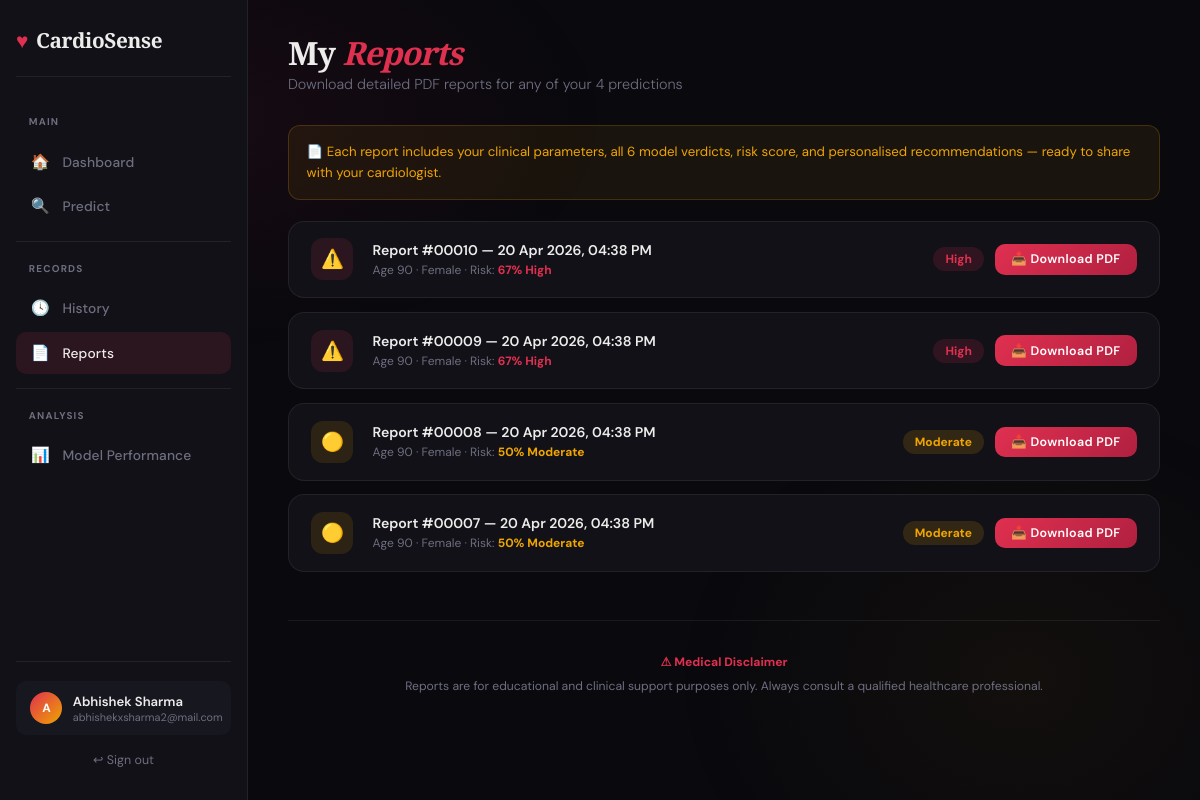
The page /reports (signed in) on the database its author committed.
### app.py (models this page shows)
class Prediction(db.Model):
    id           = db.Column(db.Integer, primary_key=True)
    user_id      = db.Column(db.Integer, db.ForeignKey('user.id'), nullable=False)
    created_at   = db.Column(db.DateTime, default=datetime.utcnow)
    age          = db.Column(db.Integer)
    sex          = db.Column(db.Integer)
    chestpain    = db.Column(db.Integer)
    rbp          = db.Column(db.Integer)
    cholesterol  = db.Column(db.Integer)
    fasting_bs   = db.Column(db.Integer)
    ecg          = db.Column(db.Integer)
    max_hr       = db.Column(db.Integer)
    angina       = db.Column(db.Integer)
    oldpeak      = db.Column(db.Float)
    st_slope     = db.Column(db.Integer)
    risk_pct     = db.Column(db.Integer)
    risk_label   = db.Column(db.String(20))
    results_json = db.Column(db.Text)

### app.py (the view)
@app.route('/reports')
@login_required
def reports():
    preds = Prediction.query.filter_by(user_id=session['user_id'])\
                            .order_by(Prediction.created_at.desc()).all()
    return render_template('reports.html', predictions=preds, name=session['name'])

### app.py (called while the page is built)
def login_required(f):
    @wraps(f)
    def decorated(*args, **kwargs):
        if 'user_id' not in session:
            return redirect(url_for('login'))
        return f(*args, **kwargs)
    return decorated

### templates/reports.html (shortened to what this page needs)
{% extends "base.html" %}
{% block content %}
<div class="page-header">
  <h1>My <em>Reports</em></h1>
  <p>Download detailed PDF reports for any of your {{ predictions|length }} prediction{{ 's' if predictions|length != 1 else '' }}</p>
</div>
{% if predictions %}
<div class="info-box">
  📄 Each report includes your clinical parameters, all 6 model verdicts, risk score, and personalised recommendations — ready to share with your cardiologist.
</div>
<div class="reports-grid">
{% for p in predictions %}
<div class="report-row">
  <div class="rep-icon rep-icon-{{ p.risk_label }}">
    {{ '⚠️' if p.risk_label=='high' else ('🟡' if p.risk_label=='moderate' else '✅') }}
  </div>
  <div class="rep-info">
    <h4>Report #{{ '%05d' % p.id }} — {{ p.created_at.strftime('%d %b %Y, %I:%M %p') }}</h4>
    <p>Age {{ p.age }} · {{ 'Male' if p.sex==0 else 'Female' }} · Risk: <strong style="color:{{ '#e03050' if p.risk_label=='high' else ('#f0a500' if p.risk_label=='moderate' else '#22c55e') }}">{{ p.risk_pct }}% {{ p.risk_label|capitalize }}</strong></p>
  </div>
  <div class="rep-right">
    <span class="risk-badge risk-{{ p.risk_label }}">{{ p.risk_label|capitalize }}</span>
    <a href="/api/report/{{ p.id }}" class="btn btn-primary btn-sm">📥 Download PDF</a>
  </div>
</div>
{% endfor %}
</div>
{% endif %}
<div class="disclaimer">
  <strong>⚠ Medical Disclaimer</strong><br>
  Reports are for educational and clinical support purposes only. Always consult a qualified healthcare professional.
</div>
{% endblock %}

### templates/base.html (style rules this page uses)
:root { --bg:#09090e; --surface:#111117; --surface2:#17171f; --border:rgba(255,255,255,0.07); --accent:#e03050; --gold:#f0a500; --text:#eeeceb; --muted:#6e6e80; --success:#22c55e; --warn:#f0a500; --glow:0 0 40px rgba(224,48,80,0.1); --radius:16px; }
*,*::before,*::after { box-sizing:border-box;margin:0;padding:0 }
html { scroll-behavior:smooth }
body { background:var(--bg);color:var(--text);font-family:'DM Sans',sans-serif;min-height:100vh;overflow-x:hidden }
body::before { content:'';position:fixed;inset:0;background:radial-gradient(ellipse 55% 45% at 15% 15%,rgba(224,48,80,.07) 0%,transparent 65%),radial-gradient(ellipse 45% 55% at 85% 85%,rgba(240,165,0,.045) 0%,transparent 65%);pointer-events:none;z-index:0 }
.page-header { margin-bottom:2rem }
.page-header h1 { font-family:'Playfair Display',serif;font-size:2rem;font-weight:900;letter-spacing:-.03em;line-height:1.1;margin-bottom:.3rem }
.page-header h1 em { font-style:italic;color:var(--accent) }
.page-header p { color:var(--muted);font-size:.9rem;font-weight:300 }
.btn { display:inline-flex;align-items:center;justify-content:center;gap:.5rem;padding:.72rem 1.6rem;border-radius:10px;font-family:'DM Sans',sans-serif;font-size:.88rem;font-weight:600;letter-spacing:.03em;cursor:pointer;border:none;transition:transform .2s,box-shadow .2s,opacity .2s;text-decoration:none }
.btn-primary { background:linear-gradient(135deg,var(--accent) 0%,#b02040 100%);color:#fff }
.btn-sm { padding:.45rem 1rem;font-size:.78rem }
.risk-badge { display:inline-flex;align-items:center;gap:.35rem;padding:.25rem .75rem;border-radius:50px;font-size:.75rem;font-weight:700 }
.risk-high { background:rgba(224,48,80,.15);color:var(--accent) }
.risk-moderate { background:rgba(240,165,0,.15);color:var(--gold) }
.disclaimer { text-align:center;padding:1.8rem;color:var(--muted);font-size:.76rem;border-top:1px solid var(--border);margin-top:3rem;line-height:2 }
.disclaimer strong { color:var(--accent) }

### templates/reports.html (style rules this page uses)
.reports-grid { display:grid;gap:.85rem }
.report-row { background:var(--surface);border:1px solid var(--border);border-radius:var(--radius);padding:1.05rem 1.4rem;display:flex;align-items:center;gap:1.2rem;transition:border-color .25s }
.rep-icon { width:42px;height:42px;border-radius:12px;display:flex;align-items:center;justify-content:center;font-size:1.15rem;flex-shrink:0 }
.rep-icon-high { background:rgba(224,48,80,.12) }
.rep-icon-moderate { background:rgba(240,165,0,.12) }
.rep-info { flex:1;min-width:0 }
.rep-info h4 { font-size:.88rem;font-weight:600;margin-bottom:.18rem }
.rep-info p { font-size:.75rem;color:var(--muted) }
.rep-right { display:flex;align-items:center;gap:.7rem;flex-shrink:0 }
.info-box { background:rgba(240,165,0,.07);border:1px solid rgba(240,165,0,.2);border-radius:12px;padding:.9rem 1.1rem;display:flex;align-items:flex-start;gap:.7rem;margin-bottom:1.3rem;font-size:.83rem;color:var(--gold);line-height:1.65 }

### rows shown on the page
Prediction: risk_label "⚠️", id "00010", created_at "20 Apr 2026, 04:38 PM", age "90", sex "Female", risk_pct "67", risk_label "High"
Prediction: risk_label "⚠️", id "00009", created_at "20 Apr 2026, 04:38 PM", age "90", sex "Female", risk_pct "67", risk_label "High"
Prediction: risk_label "🟡", id "00008", created_at "20 Apr 2026, 04:38 PM", age "90", sex "Female", risk_pct "50", risk_label "Moderate"
Prediction: risk_label "🟡", id "00007", created_at "20 Apr 2026, 04:38 PM", age "90", sex "Female", risk_pct "50", risk_label "Moderate"

### other values the page prints
{{ session.name[0]|upper }} "A"
{{ session.name }} "Abhishek Sharma"
{{ session.email }} "abhishekxsharma2@mail.com"
{{ predictions|length }} "4"
{{ 's' if predictions|length != 1 else '' }} "s"
